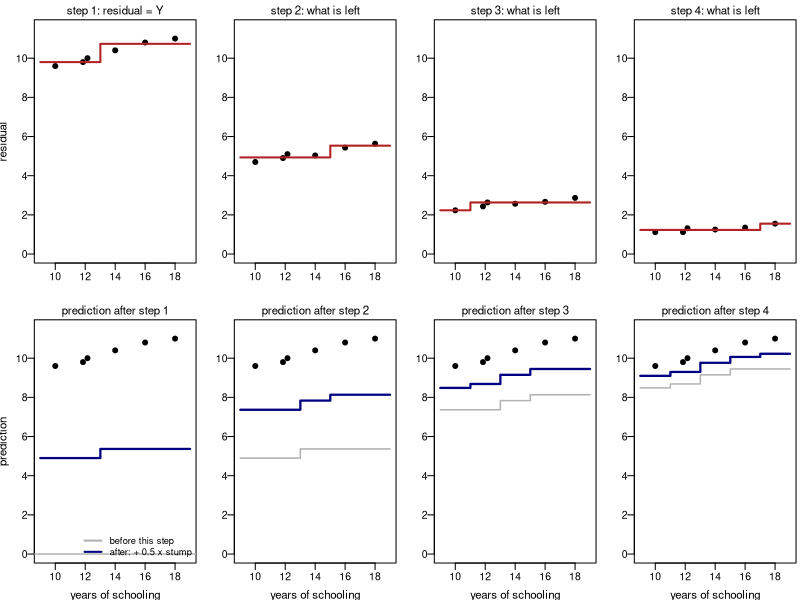
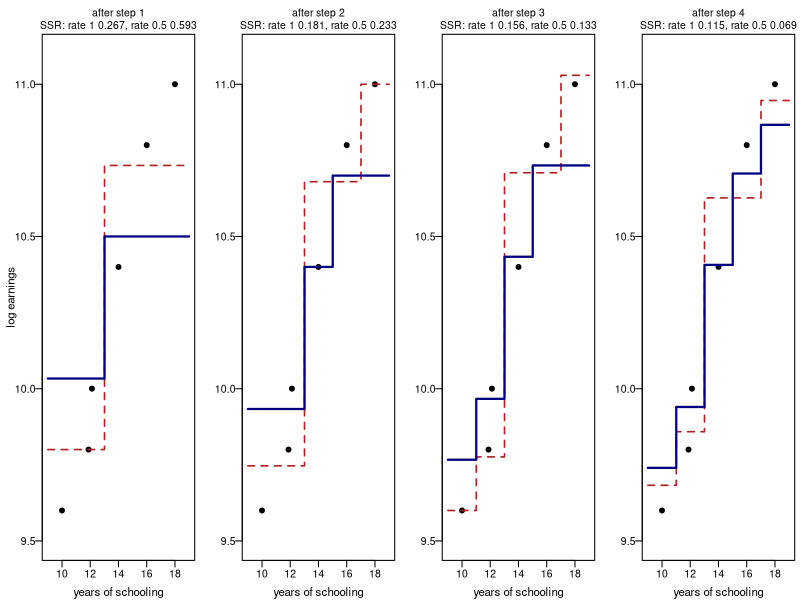
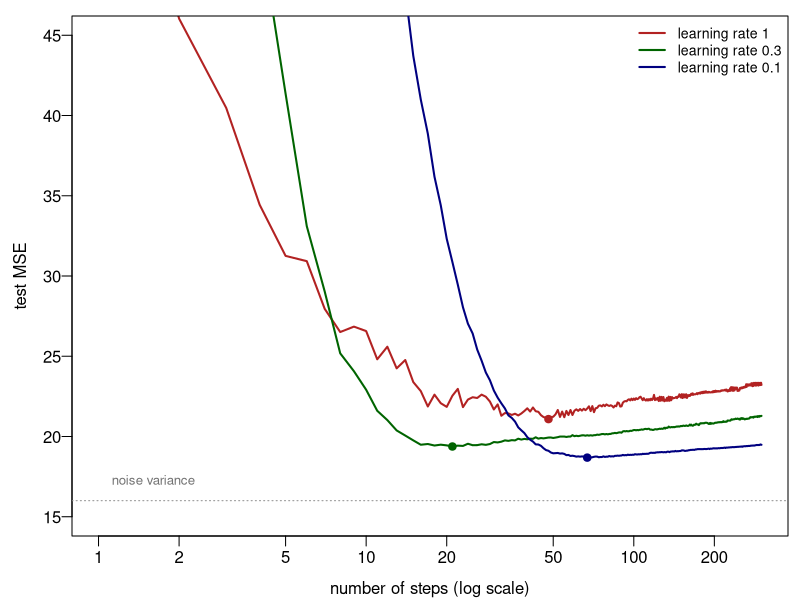

R code for these plots, in order:
## Week 12 -- boosting by hand, drawn, and what the learning rate does.
## Six people (as in figs/w12_690s.R, H), one-split trees (stumps). Every number on the boosting
## picture frames comes from here.
##   Rscript figs/w12_boost_steps.R > figs/w12_boost_steps.out   (run from the week folder)
## writes figs/boost_step1.pdf (from 0, as the algorithm is written), figs/boost_lr.pdf, figs/boost_lr_test.pdf
x <- c(10, 12, 12, 14, 16, 18); y <- c(9.6, 9.8, 10.0, 10.4, 10.8, 11.0)
sse <- function(v) sum((v - mean(v))^2)
stump <- function(x, r) {                       # best single split of r on x
  cuts <- sort(unique(x)); cuts <- (head(cuts, -1) + tail(cuts, -1)) / 2
  s <- cuts[which.min(sapply(cuts, function(c) sse(r[x <= c]) + sse(r[x > c])))]
  list(cut = s, lo = mean(r[x <= s]), hi = mean(r[x > s]))
}
xs <- seq(9, 19, by = 0.01)
run <- function(lr, J = 4) {                    # returns the stumps, so the fit can be drawn on a grid
  st <- list(); f <- rep(mean(y), 6)
  for (j in 1:J) { s <- stump(x, y - f); s$lr <- lr; st[[j]] <- s
    f <- f + lr * ifelse(x <= s$cut, s$lo, s$hi) }
  st
}
pred <- function(xx, st) mean(y) + Reduce(`+`, lapply(st, function(s) s$lr * ifelse(xx <= s$cut, s$lo, s$hi)), 0)
A <- run(0.5); B <- run(1)
cat("## A. six people, four steps\n")
for (j in 1:4) cat(sprintf("step %d | lr 0.5: cut %.0f, prediction %s, SSR %.3f | lr 1: cut %.0f, prediction %s, SSR %.3f\n",
  j, A[[j]]$cut, paste(sprintf("%.2f", pred(x, A[1:j])), collapse = " "), sum((y - pred(x, A[1:j]))^2),
  B[[j]]$cut, paste(sprintf("%.2f", pred(x, B[1:j])), collapse = " "), sum((y - pred(x, B[1:j]))^2)))
s1 <- A[[1]]
cat("step 1 stump on the residuals:", round(s1$lo, 3), "/", round(s1$hi, 3), "; person with 10 years: residual",
    round(y[1] - mean(y), 2), "-> lr 0.5:", round(y[1] - mean(y) - 0.5 * s1$lo, 2), "; lr 1:", round(y[1] - mean(y) - s1$lo, 2), "\n")

base_plot <- function(ylim, ylab, main) {
  plot(NA, xlim = c(9, 19), ylim = ylim, las = 1, cex.axis = 0.95, xlab = "years of schooling", ylab = ylab,
       main = main, font.main = 1, cex.main = 1.05)
}
## ---- figure 1: the algorithm as written, from a guess of 0: four updates -----------------
cat("\n## B. start from 0 (R_i = Y_i), learning rate 0.5 (and 1 for comparison)\n")
run0 <- function(lr, J = 4) { st <- list(); f <- rep(0, 6)
  for (j in 1:J) { s <- stump(x, y - f); s$lr <- lr; st[[j]] <- s; f <- f + lr * ifelse(x <= s$cut, s$lo, s$hi) }
  st }
pred0 <- function(xx, st) Reduce(`+`, lapply(st, function(s) s$lr * ifelse(xx <= s$cut, s$lo, s$hi)), 0)
Z <- run0(0.5); Z1 <- run0(1)
for (j in 1:4) cat(sprintf("step %d: residuals %s; stump cut %.0f: %.2f / %.2f; prediction %s; lr 1 prediction %s\n", j,
  paste(sprintf("%.2f", y - pred0(x, Z[seq_len(j - 1)])), collapse = " "), Z[[j]]$cut, Z[[j]]$lo, Z[[j]]$hi,
  paste(sprintf("%.2f", pred0(x, Z[1:j])), collapse = " "), paste(sprintf("%.2f", pred0(x, Z1[1:j])), collapse = " ")))
jit <- c(0, -0.15, 0.15, 0, 0, 0)
pdf("figs/boost_step1.pdf", width = 6.4, height = 2.75, family = "Times")
par(mfrow = c(2, 4), mar = c(2.8, 2.6, 1.5, 0.3), mgp = c(1.9, 0.5, 0), cex.lab = 1.05)
for (j in 1:4) {                               # top: residuals entering step j, and the stump
  r <- y - pred0(x, Z[seq_len(j - 1)])
  plot(x + jit, r, pch = 19, xlim = c(9, 19), ylim = c(0, 11.5), las = 1, cex.axis = 0.95,
       xlab = "", ylab = if (j == 1) "residual" else "",
       main = if (j == 1) "step 1: residual = Y" else sprintf("step %d: what is left", j), font.main = 1, cex.main = 1.05)
  lines(xs, ifelse(xs <= Z[[j]]$cut, Z[[j]]$lo, Z[[j]]$hi), type = "s", col = "firebrick", lwd = 2)
}
for (j in 1:4) {                               # bottom: prediction after step j
  plot(x + jit, y, pch = 19, xlim = c(9, 19), ylim = c(0, 11.5), las = 1, cex.axis = 0.95,
       xlab = "years of schooling", ylab = if (j == 1) "prediction" else "",
       main = sprintf("prediction after step %d", j), font.main = 1, cex.main = 1.05)
  if (j > 1) lines(xs, pred0(xs, Z[1:(j - 1)]), type = "s", col = "gray70", lwd = 1.5)
  lines(xs, pred0(xs, Z[1:j]), type = "s", col = "navy", lwd = 2.2)
  if (j == 1) { abline(h = 0, col = "gray70", lwd = 1.5)
    legend("bottomright", c("before this step", "after: + 0.5 x stump"), col = c("gray70", "navy"),
           lwd = 2, bty = "n", cex = 0.85) }
}
dev.off()

## ---- figure 2: four steps, rate 1 vs rate 0.5 ---------------------------------------
pdf("figs/boost_lr.pdf", width = 7.6, height = 2.5, family = "Times")
par(mfrow = c(1, 4), mar = c(3, 3.2, 2.6, 0.4), mgp = c(1.9, 0.5, 0), cex.lab = 1.05)
for (j in 1:4) {
  base_plot(c(9.5, 11.1), if (j == 1) "log earnings" else "", "")
  title(sprintf("after step %d\nSSR: rate 1 %.3f, rate 0.5 %.3f", j, sum((y - pred(x, B[1:j]))^2),
                sum((y - pred(x, A[1:j]))^2)), font.main = 1, cex.main = 0.95, line = 0.4)
  points(x + c(0, -0.12, 0.12, 0, 0, 0), y, pch = 19)
  lines(xs, pred(xs, B[1:j]), type = "s", col = "firebrick", lwd = 1.6, lty = 2)
  lines(xs, pred(xs, A[1:j]), type = "s", col = "navy", lwd = 2.2)
}
dev.off()

## ---- C. 100 noisy cases from a curve: test error by step, three learning rates ---------
cat("\n## C. Y = exp(4X) + N(0, 4^2), n = 100 training, 5,000 test cases; stumps\n")
set.seed(723)
n <- 100; f0 <- function(x) exp(4 * x)
xc <- sort(runif(n)); yc <- f0(xc) + rnorm(n, 0, 4)
xt <- runif(5000); yt <- f0(xt) + rnorm(5000, 0, 4)
st2 <- function(x, r) { cuts <- (head(x, -1) + tail(x, -1)) / 2
  ss <- sapply(cuts, function(c) sse(r[x <= c]) + sse(r[x > c])); c0 <- cuts[which.min(ss)]
  list(c = c0, lo = mean(r[x <= c0]), hi = mean(r[x > c0])) }
J <- 300; rates <- c(1, 0.3, 0.1)
curves <- sapply(rates, function(lr) {
  f <- rep(mean(yc), n); ft <- rep(mean(yc), 5000); te <- numeric(J)
  for (j in 1:J) { s <- st2(xc, yc - f)
    f <- f + lr * ifelse(xc <= s$c, s$lo, s$hi); ft <- ft + lr * ifelse(xt <= s$c, s$lo, s$hi)
    te[j] <- mean((yt - ft)^2) }
  cat(sprintf("rate %.1f: lowest test MSE %.1f at step %d; at step 300 %.1f\n", lr, min(te), which.min(te), te[J]))
  te })
cat("noise variance 16\n")
pdf("figs/boost_lr_test.pdf", width = 5.4, height = 2.9, family = "Times")
par(mar = c(3.2, 3.6, 0.8, 0.6), mgp = c(2.1, 0.55, 0))
cols <- c("firebrick", "darkgreen", "navy")
matplot(1:J, curves, type = "l", lty = 1, lwd = 2, col = cols, log = "x", ylim = c(15, 45), las = 1,
        xlab = "number of steps (log scale)", ylab = "test MSE")
abline(h = 16, col = "gray55", lty = 3)
points(apply(curves, 2, which.min), apply(curves, 2, min), pch = 19, col = cols)
legend("topright", paste("learning rate", rates), col = cols, lwd = 2, bty = "n", cex = 0.85)
text(1.6, 17.3, "noise variance", col = "gray45", cex = 0.8)
dev.off()
